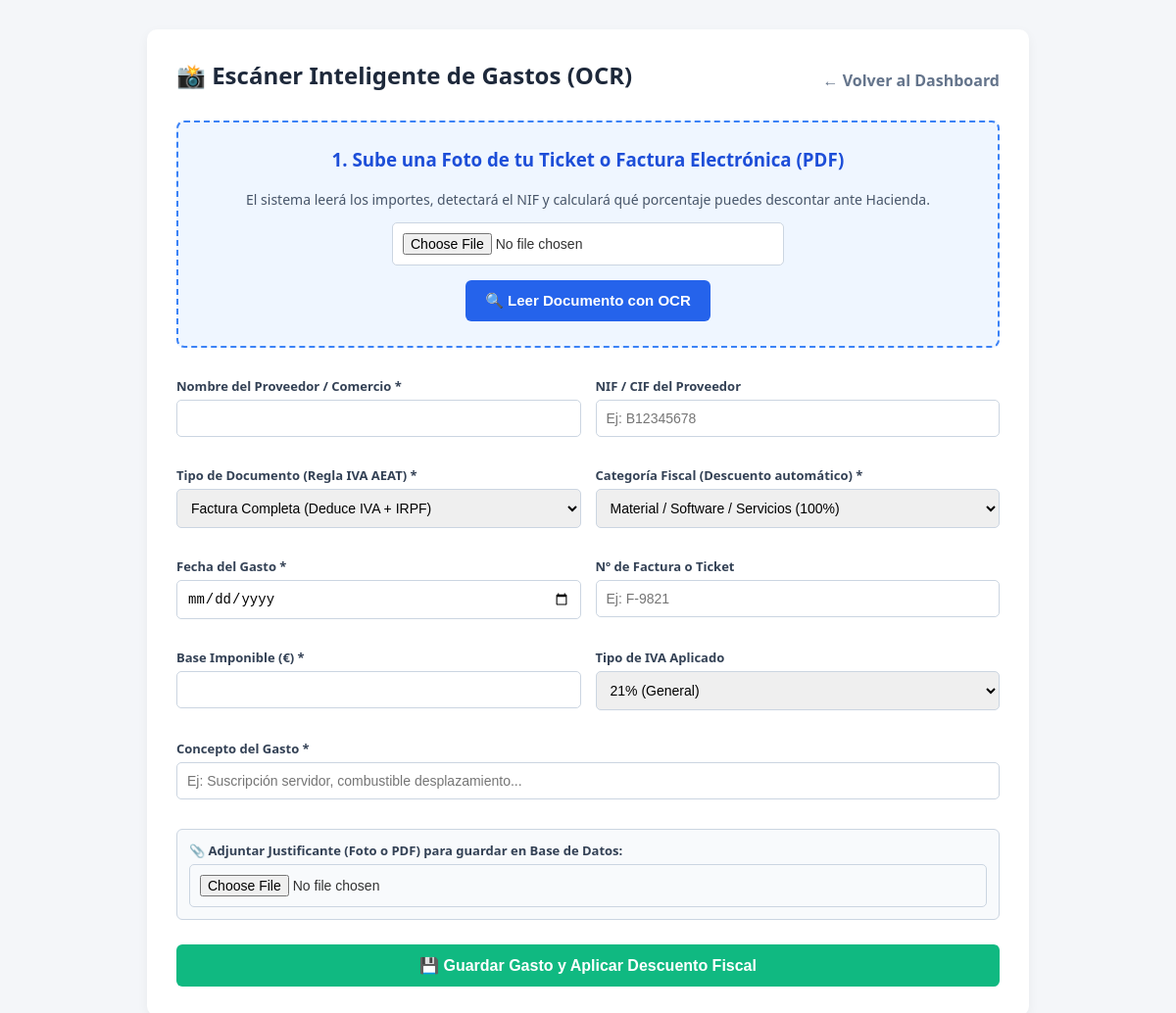
Page /gastos/nuevo/ (signed in) on the earlier database version.
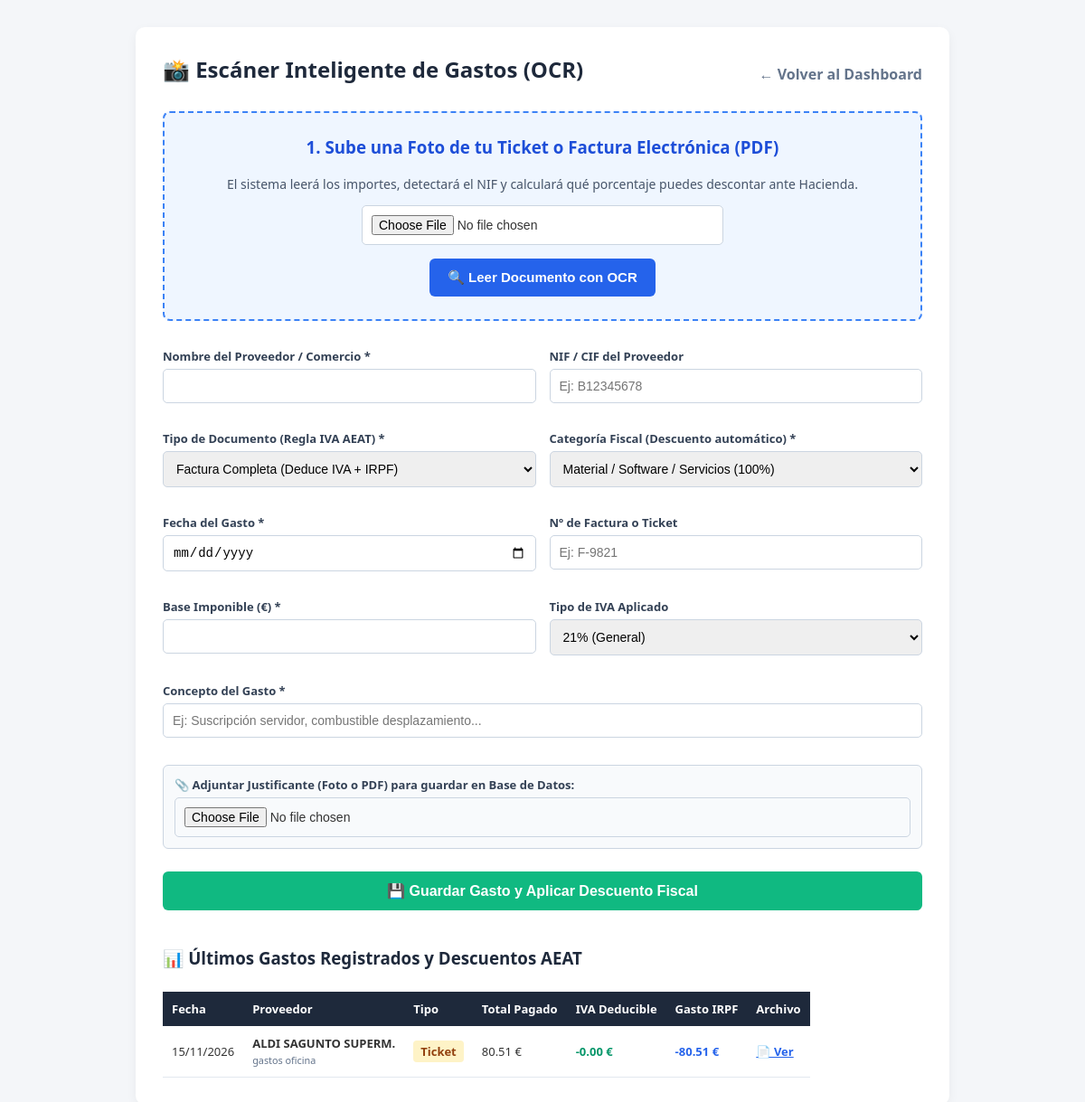
Same page on the later database version.
### fiscalidad/models.py (models this page shows)
class GastoRecibido(models.Model):
    CATEGORIAS_HACIENDA = [
        ('ALM', 'Arrendamientos y cánones (Alquileres)'),
        ('CON', 'Conservación y reparación'),
        ('SPS', 'Servicios de profesionales independientes'),
        ('SUR', 'Suministros (Agua, Luz, Gas, Internet)'),
        ('TRA', 'Transportes y desplazamientos públicos'),
        ('PBL', 'Publicidad y relaciones públicas'),
        ('OEX', 'Otros gastos fiscalmente deducibles'),
    ]
    ESTADOS_PAGO = [('PENDIENTE', 'Por Pagar'), ('PAGADO', 'Pagada')]
    autonomo = models.ForeignKey(PerfilAutonomo, on_delete=models.CASCADE, related_name='gastos_recibidos')
    proveedor_nombre = models.CharField(max_length=150)
    proveedor_nif = models.CharField(max_length=15)
    numero_factura_recibida = models.CharField(max_length=50)
    fecha_gasto = models.DateField()
    categoria = models.CharField(max_length=3, choices=CATEGORIAS_HACIENDA, default='OEX')
    base_imponible = models.DecimalField(max_digits=12, decimal_places=2)
    porcentaje_iva = models.DecimalField(max_digits=4, decimal_places=2, default=Decimal('0.21'))
    estado_pago = models.CharField(max_length=10, choices=ESTADOS_PAGO, default='PENDIENTE')
    fecha_pago_real = models.DateField(null=True, blank=True)

### fiscalidad/views.py (the view, shortened to what this page needs)
# urls.py: path('gastos/nuevo/', views.registrar_gasto_ocr, name='registrar_gasto_ocr'),
@login_required
def registrar_gasto_ocr(request):
    perfil = get_object_or_404(PerfilAutonomo, user=request.user)
    datos_ocr = None
    mensaje_exito = None
    gastos_recientes = GastoRecibido.objects.filter(autonomo=perfil).order_by('-fecha_gasto', '-id')[:10]
    return render(request, 'fiscalidad/registrar_gasto.html', {
        'datos_ocr': datos_ocr,
        'gastos_recientes': gastos_recientes
    })

### fiscalidad/templates/fiscalidad/registrar_gasto.html (shortened to what the changed rows need)
{% load static %}
<!DOCTYPE html>
<html lang="es">
<head>
    <link rel="stylesheet" href="{% static 'CSS/mobile.css' %}">
</head>
<body>
    <div class="container">
        <div style="display: flex; justify-content: space-between; align-items: center; margin-bottom: 20px;">
            <h2 style="margin: 0; border: none;">📸 Escáner Inteligente de Gastos (OCR)</h2>
            <a href="{% url 'dashboard_fiscal' %}" style="color: #64748b; text-decoration: none; font-weight: bold;">← Volver al Dashboard</a>
        </div>
        <div class="scan-box">
            <h3 style="margin-top: 0; color: #1d4ed8;">1. Sube una Foto de tu Ticket o Factura Electrónica (PDF)</h3>
            <p style="font-size: 14px; color: #475569;">El sistema leerá los importes, detectará el NIF y calculará qué porcentaje puedes descontar ante Hacienda.</p>
            <form method="POST" enctype="multipart/form-data">
                <br>
            </form>
        </div>
        <form method="POST" enctype="multipart/form-data">
            <div class="grid-form">
            </div>
            <button type="submit" class="btn btn-save">💾 Guardar Gasto y Aplicar Descuento Fiscal</button>
        </form>
        {% if gastos_recientes %}
            <h3 style="margin-top: 40px; color: #1e293b;">📊 Últimos Gastos Registrados y Descuentos AEAT</h3>
            <table>
                <thead>
                    <tr>
                        <th>Fecha</th>
                        <th>Proveedor</th>
                        <th>Tipo</th>
                        <th>Total Pagado</th>
                        <th>IVA Deducible</th>
                        <th>Gasto IRPF</th>
                        <th>Archivo</th>
                    </tr>
                </thead>
                <tbody>
                    {% for g in gastos_recientes %}
                    <tr>
                        <td>{{ g.fecha_gasto|date:"d/m/Y" }}</td>
                        <td><strong>{{ g.proveedor_nombre }}</strong><br><small style="color:#64748b;">{{ g.concepto }}</small></td>
                        <td>
                            {% if g.tipo_documento == 'FACTURA' %}
                                <span class="badge-factura">Factura</span>
                            {% else %}
                                <span class="badge-ticket">Ticket</span>
                            {% endif %}
                        </td>
                        <td>{{ g.total_gasto }} €</td>
                        <td style="color: #059669; font-weight: bold;">-{{ g.iva_deducible }} €</td>
                        <td style="color: #2563eb; font-weight: bold;">-{{ g.gasto_deducible_irpf }} €</td>
                        <td>
                            {% if g.imagen_justificante %}
                                <a href="{{ g.imagen_justificante.url }}" target="_blank" style="color: #2563eb; font-weight: bold;">📄 Ver</a>
                            {% else %}
                                <span style="color: #94a3b8;">Sin archivo</span>
                            {% endif %}
                        </td>
                    </tr>
                    {% endfor %}
                </tbody>
            </table>
        {% endif %}
    </div>
</body>
</html>

Differences in the rows shown:
added GastoRecibido: fecha_gasto "15/11/2026", proveedor_nombre "ALDI SAGUNTO SUPERM.", concepto "gastos oficina", tipo_documento "Ticket", total_gasto "80.51", iva_deducible "0.00", gasto_deducible_irpf "80.51"
Other differences:
text now shown: "📊 Últimos Gastos Registrados y Descuentos AEAT Fecha Proveedor Tipo Total Pagado IVA Deducible Gasto IRPF Archivo"
